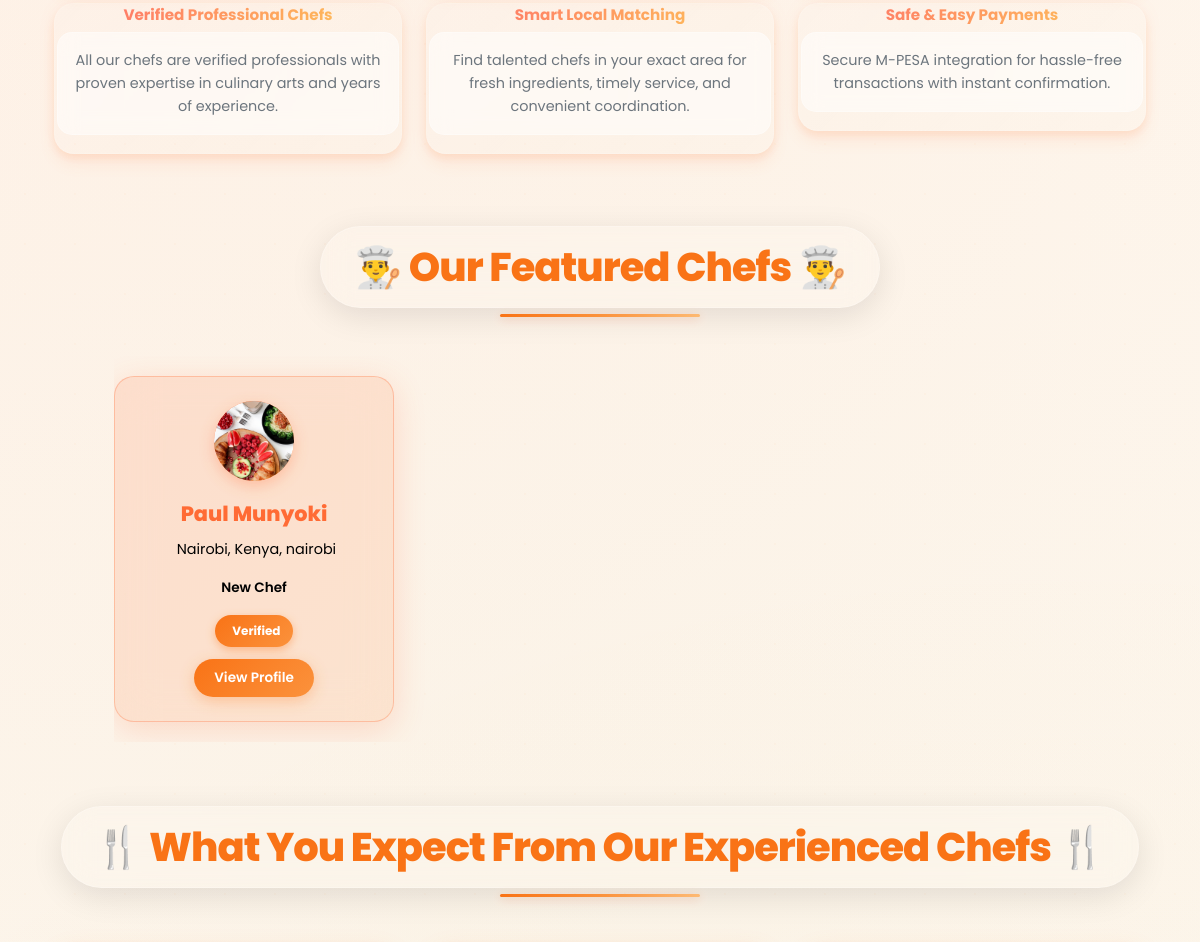
Before: / (middle part) with the older database file.
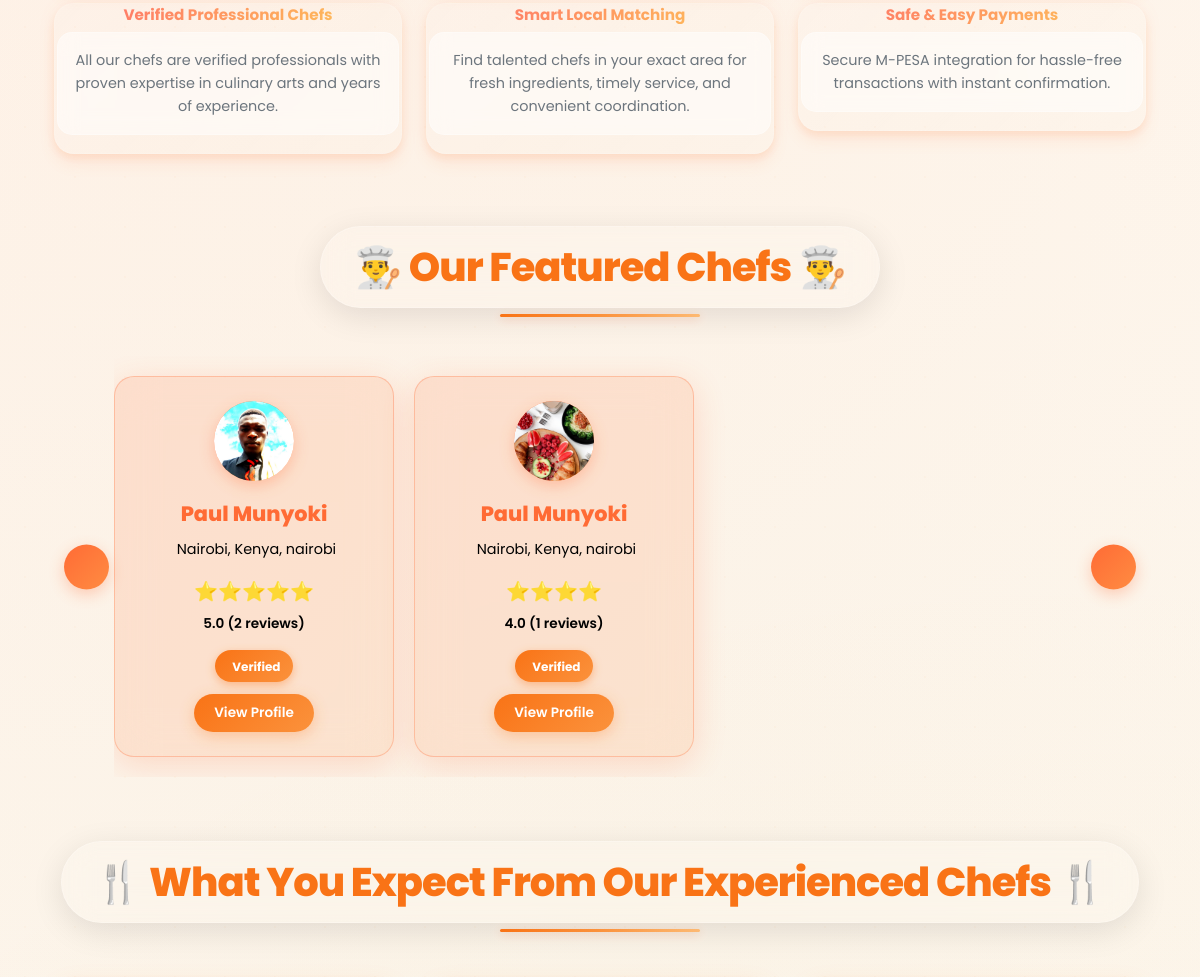
After: the same page with the newer database file.
### models.py (models this page shows, shortened)
class Chef(db.Model):
    id = db.Column(db.Integer, primary_key=True)
    user_id = db.Column(db.Integer, db.ForeignKey('user.id'), nullable=False)
    name = db.Column(db.String(100), nullable=False)
    phone = db.Column(db.String(20), nullable=False)
    county = db.Column(db.String(50), nullable=False)
    sub_county = db.Column(db.String(50), nullable=False)
    town = db.Column(db.String(50), nullable=False)
    about = db.Column(db.Text)
    meals_offered = db.Column(db.Text)
    photo_url = db.Column(db.String(200))
    is_verified = db.Column(db.Boolean, default=False)
    is_approved = db.Column(db.Boolean, default=False)
    created_at = db.Column(db.DateTime, default=datetime.utcnow)
    rating_total = db.Column(db.Integer, default=0)
    rating_count = db.Column(db.Integer, default=0)
    is_featured = db.Column(db.Boolean, default=False)
    featured_priority = db.Column(db.Integer, default=100)
    bookings = db.relationship('Booking', backref='chef', lazy=True)
    @property
    def location(self):
        return f"{self.town}, {self.county}"
    @property
    def has_ratings(self):
        return bool(self.rating_count)
    @property
    def average_rating(self):
        if not self.rating_count:
            return None
        return round(self.rating_total / self.rating_count, 1)

### main.py (the view)
@app.route('/')
def index():
    featured_chefs = Chef.query.filter(
        Chef.is_verified.is_(True),
        Chef.is_approved.is_(True)
    ).order_by(
        Chef.is_featured.desc(),
        func.coalesce(Chef.featured_priority, 0).desc(),
        func.coalesce(Chef.rating_count, 0).desc(),
        func.coalesce(Chef.rating_total, 0).desc()
    ).limit(12).all()
    if current_user.is_authenticated:
        return render_template('index.html', featured_chefs=featured_chefs)
    else:
        return render_template('welcome.html', featured_chefs=featured_chefs)

### main.py (called while the page is built)
@app.context_processor
def inject_year():
    return {'year': datetime.now().year}

### templates/welcome.html (shortened to what the changed rows need)
{% extends "base.html" %}
{% block content %}
<div class="container">
<div class="container mt-5 mb-5">
    <div class="row mb-4">
        <div class="col-12 text-center">
            <h2 class="section-title d-inline-block modern-title">
                <span class="title-icon">👨‍🍳</span> Our Featured Chefs <span class="title-icon">👨‍🍳</span>
            </h2>
        </div>
    </div>
    <div class="chefs-slider-wrapper">
        <div class="chefs-slider" id="chefsSliderWelcome">
            {% if featured_chefs %}
                {% for chef in featured_chefs %}
                <div class="chef-spotlight-card">
                    <div class="chef-avatar">
                        {% if chef.photo_url %}
                            {% set chef_photo = chef.photo_url if chef.photo_url.startswith('/') else '/' + chef.photo_url %}
                            <img src="{{ chef_photo }}" alt="{{ chef.name }}" onerror="this.src='{{ url_for('static', filename='images/pexels-janetrangdoan-793765.jpg') }}'">
                        {% else %}
                            <span class="chef-avatar-placeholder">👨‍🍳</span>
                        {% endif %}
                    </div>
                    <div class="chef-name">{{ chef.name }}</div>
                    <div class="chef-location">
                        {{ chef.location }}
                    </div>
                    <div class="chef-rating">
                        {% if chef.has_ratings %}
                        <div class="chef-stars">
                            {% set rating = chef.average_rating|round|int %}
                            {% for i in range(rating) %}⭐{% endfor %}
                        </div>
                        <div class="chef-rating-text">
                            {{ "%.1f"|format(chef.average_rating) }} ({{ chef.rating_count }} reviews)
                        </div>
                        {% else %}
                        <div class="chef-rating-text" style="color: #000000;">
                            New Chef
                        </div>
                        {% endif %}
                    </div>
                    <div style="text-align: center;">
                        <span class="chef-verified-badge">
                             Verified
                        </span>
                    </div>
                    <div style="text-align: center; margin-top: 12px;">
                        <button onclick="viewChefProfile({{ chef.id }})" style="background: linear-gradient(135deg, #f97316, #fb923c); color: white; border: none; padding: 8px 20px; border-radius: 20px; font-size: 0.85rem; font-weight: 600; cursor: pointer; transition: all 0.3s ease; box-shadow: 0 4px 15px rgba(249, 115, 22, 0.3);" onmouseover="this.style.transform='scale(1.05)'; this.style.background='linear-gradient(135deg, #fb923c, #fdba74)'; this.style.boxShadow='0 8px 25px rgba(249, 115, 22, 0.5)';" onmouseout="this.style.transform='scale(1)'; this.style.background='linear-gradient(135deg, #f97316, #fb923c)'; this.style.boxShadow='0 4px 15px rgba(249, 115, 22, 0.3)';">
                             View Profile
                        </button>
                    </div>
                </div>
                {% endfor %}
            {% else %}
                <div style="text-align: center; width: 100%; padding: 3rem; color: rgba(255, 255, 255, 0.7);">
                    <i class="fas fa-star" style="font-size: 3rem; margin-bottom: 1rem;"></i>
                    <p>No featured chefs available at the moment.</p>
                </div>
            {% endif %}
        </div>
    </div>
</div>
<div class="container mt-5 mb-5">
    <div class="row mb-4">
        <div class="col-12 text-center">
            <h2 class="section-title d-inline-block modern-title">
                <span class="title-icon">🍴</span> What You Expect From Our Experienced Chefs <span class="title-icon">🍴</span>
            </h2>
        </div>
    </div>
</div>
{% endblock %}

Changed rows visible on the page:
added Chef: photo_url (picture), name "Paul Munyoki", location "Nairobi, Kenya, nairobi", average_rating "5.0", rating_count "2"
changed Chef (number 2 of 2 on the later page): average_rating (not shown) → "4.0"; rating_count (not shown) → "1"; rating_count "New Chef" → "( reviews)"
